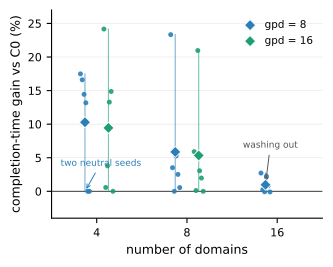

Python code for this plot:
#!/usr/bin/env python3
# fig_headline_seeds.py -- Fig 7 redesign: raincloud-lite.
# Per-seed dots + mean diamond + min-max whisker, gpd=8 and gpd=16
# series. No bars, no box plots (n=6). Assert-gated against Table IV
# and S30 anchors (verify_headline_seeds.py, all passed 2026-07-15).
import csv, statistics as st
from collections import defaultdict
import fig_style
fig_style.apply()
import matplotlib.pyplot as plt

G8CSV, G16CSV = "scale_multiseed_gpd8_results.csv", "scale_multiseed_gpd16_results.csv"
OUT = "fig_headline_seeds_v4.pdf"
DARK, LIGHT = fig_style.CARTS_BLUE, "#1D9E75"
ANCH_G8  = {4: (10.3, 6), 8: (5.9, 6), 16: (1.0, 4)}
ANCH_G16 = {4: (9.45, 6), 8: (5.34, 6)}
TOL = 0.05
XPOS = {4: 0, 8: 1, 16: 2}

def load(path):
    d = defaultdict(dict)
    for r in csv.DictReader(open(path)):
        d[int(r["num_domains"])][int(r["seed"])] = float(r["new_vs_c0"])
    return d

g8, g16 = load(G8CSV), load(G16CSV)
for anch, data in ((ANCH_G8, g8), (ANCH_G16, g16)):
    for dom, (em, eg) in anch.items():
        v = list(data[dom].values())
        assert len(v) == 6 and abs(st.mean(v) - em) <= TOL \
            and sum(1 for x in v if x >= 0) == eg, "anchor fail dom=%d" % dom
print("all anchors verified -- plotting")

fig, ax = plt.subplots(figsize=(3.5, 2.7))
JIT = [-0.05, -0.03, -0.01, 0.01, 0.03, 0.05]

def series(data, offset, color, label):
    first = True
    for dom in sorted(data):
        x0 = XPOS[dom] + offset
        v = [data[dom][s] for s in sorted(data[dom])]
        ax.plot([x0, x0], [min(v), max(v)], color=color,
                linewidth=0.8, alpha=0.6, zorder=2)
        ax.scatter([x0 + j for j in JIT], v, s=13, color=color,
                   alpha=0.9, linewidths=0, zorder=3)
        ax.scatter([x0], [st.mean(v)], marker="D", s=32, color=color,
                   edgecolors="white", linewidths=0.6, zorder=4,
                   label=label if first else None)
        first = False

series(g8,  -0.13, DARK,  "gpd = 8")
series(g16, +0.13, LIGHT, "gpd = 16")
ax.axhline(0, color="black", linewidth=0.6, zorder=1)
ax.set_xticks([0, 1, 2]); ax.set_xticklabels(["4", "8", "16"])
ax.set_xlim(-0.5, 2.5); ax.set_ylim(-4, 27)
ax.set_xlabel("number of domains")
ax.set_ylabel("completion-time gain vs C0 (%)")
ax.legend(loc="upper right", handletextpad=0.4)
ax.annotate("two neutral seeds",
            xy=(-0.13, 0.0), xytext=(-0.40, 3.8), fontsize=6.5,
            color=DARK, arrowprops=dict(arrowstyle="->", color=DARK, lw=0.7))
ax.annotate("washing out", xy=(1.87, 1.0), xytext=(1.62, 6.5),
            fontsize=6.5, color="#555555",
            arrowprops=dict(arrowstyle="->", color="#555555", lw=0.7))
fig.savefig(OUT)
print("wrote", OUT)
